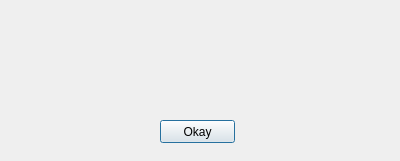
<?xml version="1.0" encoding="UTF-8"?>
<ui version="4.0">
 <class>responsewindow</class>
 <widget class="QDialog" name="responsewindow">
  <property name="geometry">
   <rect>
    <x>0</x>
    <y>0</y>
    <width>400</width>
    <height>161</height>
   </rect>
  </property>
  <property name="windowTitle">
   <string>Dialog</string>
  </property>
  <widget class="QPushButton" name="okay">
   <property name="geometry">
    <rect>
     <x>160</x>
     <y>120</y>
     <width>75</width>
     <height>23</height>
    </rect>
   </property>
   <property name="text">
    <string>Okay</string>
   </property>
  </widget>
  <widget class="QLabel" name="label">
   <property name="geometry">
    <rect>
     <x>40</x>
     <y>30</y>
     <width>321</width>
     <height>81</height>
    </rect>
   </property>
   <property name="text">
    <string/>
   </property>
  </widget>
 </widget>
 <resources/>
 <connections/>
</ui>
